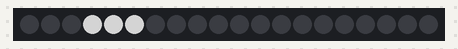
The sketch below on a simulated Arduino Uno, built with avr-gcc and run on an emulated ATmega328P. Parts: 20 RGB LEDs in strip order, left to right. Dim RGB values are drawn brighter than linear; random numbers use the default seed unless the sketch sets one.

Above: at 4.57 s.
At 7.76 s:
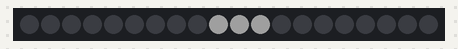
At 14.19 s:
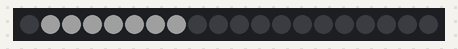
At 18.77 s:
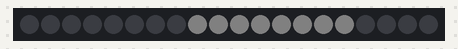
At 23.33 s:
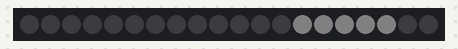
At 39.06 s:
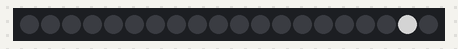

The sketch:

lightnings.ino
```cpp
//  Lightnings is a program that lets you make an LED strip look like a 1D cloud of lightning
//
//  Original by: Daniel Wilson, 2014
//
//  Modified by: Andrew Tuline 2015
//
//  This modified version creates lightning along various sections of the strip. Looks great inside my poly fill constructed cloud.
//

#include "FastLED.h"

#if FASTLED_VERSION < 3001000
#error "Requires FastLED 3.1 or later; check github for latest code."
#endif

// Fixed definitions cannot change on the fly.
#define LED_DT 12                                             // Data pin to connect to the strip.
#define LED_CK 11                                             // Clock pin for WS2801 or APA102.
#define COLOR_ORDER BGR                                       // It's GRB for WS2812 and BGR for APA102.
#define LED_TYPE APA102                                       // Using APA102, WS2812, WS2801. Don't forget to change LEDS.addLeds.
#define NUM_LEDS 20                                           // Number of LED's.

// Global variables can be changed on the fly.
uint8_t max_bright = 128;                                      // Overall brightness definition. It can be changed on the fly.

struct CRGB leds[NUM_LEDS];                                   // Initialize our LED array.

uint8_t frequency = 50;                                       // controls the interval between strikes
uint8_t flashes = 8;                                          //the upper limit of flashes per strike
unsigned int dimmer = 1;

uint8_t ledstart;                                             // Starting location of a flash
uint8_t ledlen;                                               // Length of a flash


void setup() {
  delay(1000);                                                // allows reprogramming if accidently blowing power w/leds
//  LEDS.addLeds<LED_TYPE, LED_DT, COLOR_ORDER>(leds, NUM_LEDS);  // Use this for WS2812
  LEDS.addLeds<LED_TYPE, LED_DT, LED_CK, COLOR_ORDER>(leds, NUM_LEDS);  // Use this for WS2801 or APA102
  FastLED.setBrightness(max_bright);
} // setup()


void loop() {
  ledstart = random8(NUM_LEDS);           // Determine starting location of flash
  ledlen = random8(NUM_LEDS-ledstart);    // Determine length of flash (not to go beyond NUM_LEDS-1)
  for (int flashCounter = 0; flashCounter < random8(3,flashes); flashCounter++) {
    if(flashCounter == 0) dimmer = 5;     // the brightness of the leader is scaled down by a factor of 5
    else dimmer = random8(1,3);           // return strokes are brighter than the leader
    fill_solid(leds+ledstart,ledlen,CHSV(255, 0, 255/dimmer));
    FastLED.show();                       // Show a section of LED's
    delay(random8(4,10));                 // each flash only lasts 4-10 milliseconds
    fill_solid(leds+ledstart,ledlen,CHSV(255,0,0));   // Clear the section of LED's
    FastLED.show();
    if (flashCounter == 0) delay (150);   // longer delay until next flash after the leader
    delay(50+random8(100));               // shorter delay between strokes
  } // for()
  delay(random8(frequency)*100);          // delay between strikes
} // loop()
```
